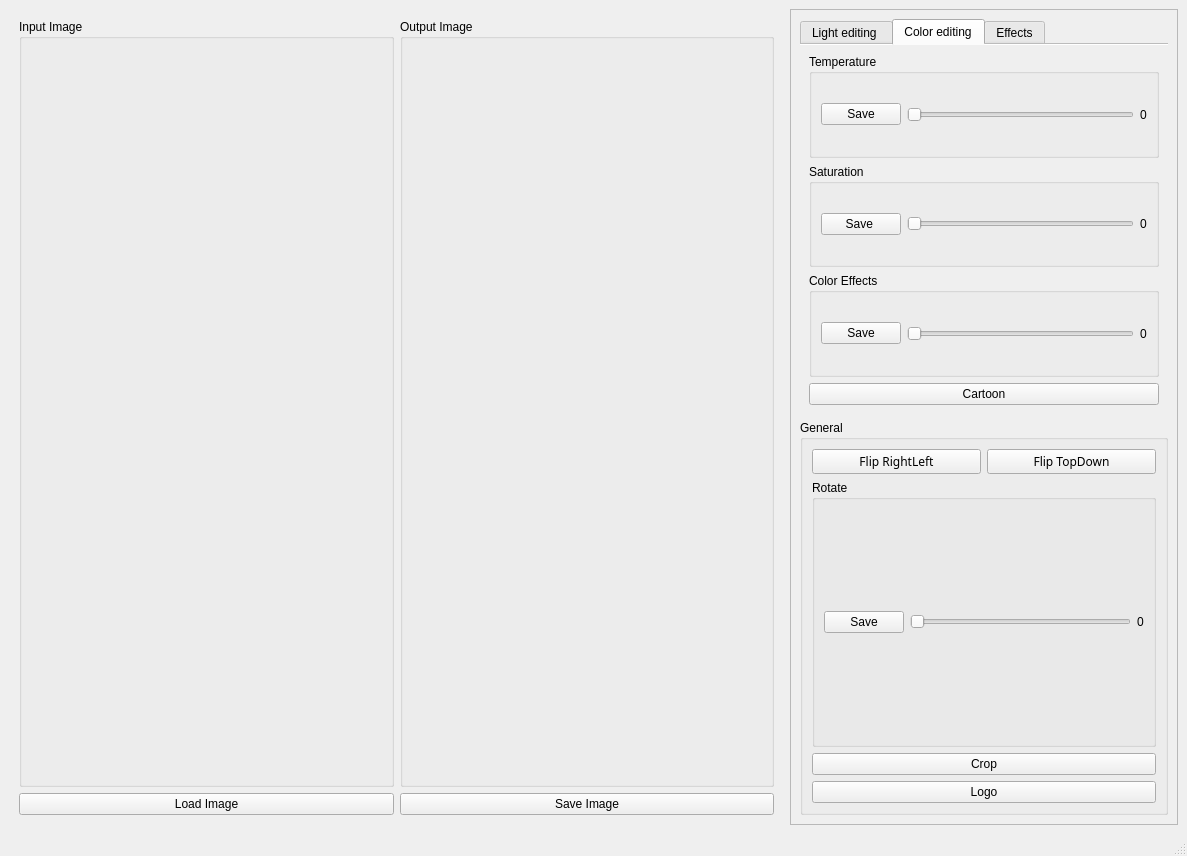
<?xml version="1.0" encoding="UTF-8"?>
<ui version="4.0">
 <class>MainWindow</class>
 <widget class="QMainWindow" name="MainWindow">
  <property name="geometry">
   <rect>
    <x>0</x>
    <y>0</y>
    <width>1187</width>
    <height>856</height>
   </rect>
  </property>
  <property name="windowTitle">
   <string>MainWindow</string>
  </property>
  <widget class="QWidget" name="centralwidget">
   <layout class="QHBoxLayout" name="horizontalLayout_8" stretch="2,1">
    <property name="sizeConstraint">
     <enum>QLayout::SetMaximumSize</enum>
    </property>
    <item>
     <layout class="QVBoxLayout" name="verticalLayout_2" stretch="1,0">
      <property name="sizeConstraint">
       <enum>QLayout::SetDefaultConstraint</enum>
      </property>
      <property name="leftMargin">
       <number>10</number>
      </property>
      <property name="topMargin">
       <number>10</number>
      </property>
      <property name="rightMargin">
       <number>10</number>
      </property>
      <property name="bottomMargin">
       <number>10</number>
      </property>
      <item>
       <layout class="QHBoxLayout" name="horizontalLayout">
        <item>
         <widget class="QGroupBox" name="groupBox">
          <property name="font">
           <font>
            <pointsize>9</pointsize>
           </font>
          </property>
          <property name="title">
           <string>Input Image</string>
          </property>
          <layout class="QVBoxLayout" name="verticalLayout_6">
           <item>
            <widget class="QLabel" name="inputimage">
             <property name="frameShape">
              <enum>QFrame::NoFrame</enum>
             </property>
             <property name="text">
              <string/>
             </property>
            </widget>
           </item>
          </layout>
         </widget>
        </item>
        <item>
         <widget class="QGroupBox" name="groupBox_2">
          <property name="font">
           <font>
            <pointsize>9</pointsize>
           </font>
          </property>
          <property name="title">
           <string>Output Image</string>
          </property>
          <layout class="QHBoxLayout" name="horizontalLayout_14">
           <item>
            <widget class="QLabel" name="outputimage">
             <property name="sizePolicy">
              <sizepolicy hsizetype="Preferred" vsizetype="Preferred">
               <horstretch>0</horstretch>
               <verstretch>0</verstretch>
              </sizepolicy>
             </property>
             <property name="frameShape">
              <enum>QFrame::NoFrame</enum>
             </property>
             <property name="text">
              <string/>
             </property>
             <property name="alignment">
              <set>Qt::AlignLeading|Qt::AlignLeft|Qt::AlignVCenter</set>
             </property>
            </widget>
           </item>
          </layout>
         </widget>
        </item>
       </layout>
      </item>
      <item>
       <layout class="QHBoxLayout" name="horizontalLayout_2">
        <item>
         <widget class="QPushButton" name="loadimage">
          <property name="font">
           <font>
            <pointsize>9</pointsize>
           </font>
          </property>
          <property name="text">
           <string>Load Image</string>
          </property>
         </widget>
        </item>
        <item>
         <widget class="QPushButton" name="saveimage">
          <property name="font">
           <font>
            <pointsize>9</pointsize>
           </font>
          </property>
          <property name="text">
           <string>Save Image</string>
          </property>
         </widget>
        </item>
       </layout>
      </item>
     </layout>
    </item>
    <item>
     <widget class="QFrame" name="frame">
      <property name="frameShape">
       <enum>QFrame::StyledPanel</enum>
      </property>
      <property name="frameShadow">
       <enum>QFrame::Raised</enum>
      </property>
      <layout class="QVBoxLayout" name="verticalLayout" stretch="1,1">
       <item>
        <widget class="QTabWidget" name="tabWidget">
         <property name="font">
          <font>
           <pointsize>9</pointsize>
          </font>
         </property>
         <property name="contextMenuPolicy">
          <enum>Qt::NoContextMenu</enum>
         </property>
         <property name="acceptDrops">
          <bool>false</bool>
         </property>
         <property name="autoFillBackground">
          <bool>false</bool>
         </property>
         <property name="currentIndex">
          <number>1</number>
         </property>
         <property name="documentMode">
          <bool>true</bool>
         </property>
         <property name="tabsClosable">
          <bool>false</bool>
         </property>
         <property name="tabBarAutoHide">
          <bool>false</bool>
         </property>
         <widget class="QWidget" name="tab">
          <attribute name="title">
           <string>Light editing </string>
          </attribute>
          <layout class="QVBoxLayout" name="verticalLayout_3">
           <item>
            <widget class="QGroupBox" name="groupBox_11">
             <property name="title">
              <string>Exposure</string>
             </property>
             <layout class="QHBoxLayout" name="horizontalLayout_21">
              <item>
               <layout class="QHBoxLayout" name="horizontalLayout_12">
                <item>
                 <widget class="QPushButton" name="exposure_pushButton">
                  <property name="text">
                   <string>Save</string>
                  </property>
                 </widget>
                </item>
                <item>
                 <widget class="QSlider" name="exposure">
                  <property name="orientation">
                   <enum>Qt::Horizontal</enum>
                  </property>
                 </widget>
                </item>
                <item>
                 <widget class="QLabel" name="label_2">
                  <property name="text">
                   <string>0</string>
                  </property>
                 </widget>
                </item>
               </layout>
              </item>
             </layout>
            </widget>
           </item>
           <item>
            <widget class="QGroupBox" name="groupBox_12">
             <property name="title">
              <string>Contrast</string>
             </property>
             <layout class="QHBoxLayout" name="horizontalLayout_22">
              <item>
               <layout class="QHBoxLayout" name="horizontalLayout_13">
                <item>
                 <widget class="QPushButton" name="contrast_pushButton">
                  <property name="text">
                   <string>Save </string>
                  </property>
                 </widget>
                </item>
                <item>
                 <widget class="QSlider" name="contrast">
                  <property name="orientation">
                   <enum>Qt::Horizontal</enum>
                  </property>
                 </widget>
                </item>
                <item>
                 <widget class="QLabel" name="contrat_label">
                  <property name="text">
                   <string>0</string>
                  </property>
                 </widget>
                </item>
               </layout>
              </item>
             </layout>
            </widget>
           </item>
          </layout>
         </widget>
         <widget class="QWidget" name="tab_3">
          <attribute name="title">
           <string>Color editing</string>
          </attribute>
          <layout class="QVBoxLayout" name="verticalLayout_4">
           <item>
            <widget class="QGroupBox" name="groupBox_4">
             <property name="title">
              <string>Temperature</string>
             </property>
             <layout class="QHBoxLayout" name="horizontalLayout_15">
              <item>
               <layout class="QHBoxLayout" name="horizontalLayout_7">
                <item>
                 <widget class="QPushButton" name="tempreture_pushButton">
                  <property name="text">
                   <string>Save</string>
                  </property>
                 </widget>
                </item>
                <item>
                 <widget class="QSlider" name="tempreture">
                  <property name="orientation">
                   <enum>Qt::Horizontal</enum>
                  </property>
                 </widget>
                </item>
                <item>
                 <widget class="QLabel" name="temp_label">
                  <property name="text">
                   <string>0</string>
                  </property>
                 </widget>
                </item>
               </layout>
              </item>
             </layout>
            </widget>
           </item>
           <item>
            <widget class="QGroupBox" name="groupBox_5">
             <property name="title">
              <string>Saturation</string>
             </property>
             <layout class="QHBoxLayout" name="horizontalLayout_16">
              <item>
               <layout class="QHBoxLayout" name="horizontalLayout_5">
                <item>
                 <widget class="QPushButton" name="saturation_pushButton">
                  <property name="text">
                   <string>Save </string>
                  </property>
                 </widget>
                </item>
                <item>
                 <widget class="QSlider" name="saturation">
                  <property name="orientation">
                   <enum>Qt::Horizontal</enum>
                  </property>
                 </widget>
                </item>
                <item>
                 <widget class="QLabel" name="sat_label">
                  <property name="text">
                   <string>0</string>
                  </property>
                 </widget>
                </item>
               </layout>
              </item>
             </layout>
            </widget>
           </item>
           <item>
            <widget class="QGroupBox" name="groupBox_6">
             <property name="title">
              <string>Color Effects</string>
             </property>
             <layout class="QVBoxLayout" name="verticalLayout_8">
              <item>
               <layout class="QHBoxLayout" name="horizontalLayout_6">
                <item>
                 <widget class="QPushButton" name="color_effects_pushButton">
                  <property name="text">
                   <string>Save</string>
                  </property>
                 </widget>
                </item>
                <item>
                 <widget class="QSlider" name="coloreffects">
                  <property name="orientation">
                   <enum>Qt::Horizontal</enum>
                  </property>
                 </widget>
                </item>
                <item>
                 <widget class="QLabel" name="label_4">
                  <property name="text">
                   <string>0</string>
                  </property>
                 </widget>
                </item>
               </layout>
              </item>
             </layout>
            </widget>
           </item>
           <item>
            <widget class="QPushButton" name="cartoon_pushButton">
             <property name="text">
              <string>Cartoon</string>
             </property>
            </widget>
           </item>
          </layout>
         </widget>
         <widget class="QWidget" name="tab_2">
          <attribute name="title">
           <string>Effects</string>
          </attribute>
          <layout class="QVBoxLayout" name="verticalLayout_5">
           <item>
            <widget class="QGroupBox" name="groupBox_8">
             <property name="title">
              <string>Sharpening</string>
             </property>
             <layout class="QHBoxLayout" name="horizontalLayout_18">
              <item>
               <layout class="QHBoxLayout" name="horizontalLayout_9">
                <item>
                 <widget class="QPushButton" name="sharpen_pushButton">
                  <property name="text">
                   <string>Save</string>
                  </property>
                 </widget>
                </item>
                <item>
                 <widget class="QSlider" name="sharpening">
                  <property name="orientation">
                   <enum>Qt::Horizontal</enum>
                  </property>
                 </widget>
                </item>
                <item>
                 <widget class="QLabel" name="sharp_label">
                  <property name="text">
                   <string>0</string>
                  </property>
                 </widget>
                </item>
               </layout>
              </item>
             </layout>
            </widget>
           </item>
           <item>
            <widget class="QGroupBox" name="groupBox_9">
             <property name="title">
              <string>Smoothing</string>
             </property>
             <layout class="QHBoxLayout" name="horizontalLayout_19">
              <item>
               <layout class="QHBoxLayout" name="horizontalLayout_10">
                <item>
                 <widget class="QPushButton" name="smoothing_pushButton">
                  <property name="text">
                   <string>Save</string>
                  </property>
                 </widget>
                </item>
                <item>
                 <widget class="QSlider" name="smoothing">
                  <property name="orientation">
                   <enum>Qt::Horizontal</enum>
                  </property>
                 </widget>
                </item>
                <item>
                 <widget class="QLabel" name="smooth_label">
                  <property name="text">
                   <string>0</string>
                  </property>
                 </widget>
                </item>
               </layout>
              </item>
             </layout>
            </widget>
           </item>
           <item>
            <widget class="QGroupBox" name="groupBox_10">
             <property name="title">
              <string>Vignette</string>
             </property>
             <layout class="QHBoxLayout" name="horizontalLayout_20">
              <item>
               <layout class="QHBoxLayout" name="horizontalLayout_11">
                <item>
                 <widget class="QPushButton" name="vignette_pushButton">
                  <property name="text">
                   <string>Save </string>
                  </property>
                 </widget>
                </item>
                <item>
                 <widget class="QSlider" name="vignette">
                  <property name="orientation">
                   <enum>Qt::Horizontal</enum>
                  </property>
                 </widget>
                </item>
                <item>
                 <widget class="QLabel" name="v_label">
                  <property name="text">
                   <string>0</string>
                  </property>
                 </widget>
                </item>
               </layout>
              </item>
             </layout>
            </widget>
           </item>
           <item>
            <widget class="QPushButton" name="BlackandWhite">
             <property name="font">
              <font>
               <pointsize>9</pointsize>
              </font>
             </property>
             <property name="text">
              <string>Black and White</string>
             </property>
            </widget>
           </item>
          </layout>
         </widget>
        </widget>
       </item>
       <item>
        <widget class="QGroupBox" name="groupBox_3">
         <property name="title">
          <string>General</string>
         </property>
         <layout class="QVBoxLayout" name="verticalLayout_7" stretch="1,0,1,1">
          <item>
           <layout class="QHBoxLayout" name="horizontalLayout_3">
            <item>
             <widget class="QPushButton" name="flip">
              <property name="font">
               <font>
                <family>MS Reference Sans Serif</family>
                <pointsize>9</pointsize>
               </font>
              </property>
              <property name="text">
               <string>Flip RightLeft</string>
              </property>
             </widget>
            </item>
            <item>
             <widget class="QPushButton" name="flip_top_down">
              <property name="font">
               <font>
                <family>MS Reference Sans Serif</family>
                <pointsize>9</pointsize>
               </font>
              </property>
              <property name="text">
               <string>Flip TopDown</string>
              </property>
             </widget>
            </item>
           </layout>
          </item>
          <item>
           <widget class="QGroupBox" name="groupBox_7">
            <property name="title">
             <string>Rotate</string>
            </property>
            <layout class="QHBoxLayout" name="horizontalLayout_17">
             <item>
              <layout class="QHBoxLayout" name="horizontalLayout_4">
               <item>
                <widget class="QPushButton" name="rotate_pushButton">
                 <property name="font">
                  <font>
                   <pointsize>9</pointsize>
                  </font>
                 </property>
                 <property name="text">
                  <string>Save</string>
                 </property>
                </widget>
               </item>
               <item>
                <widget class="QSlider" name="rotate">
                 <property name="orientation">
                  <enum>Qt::Horizontal</enum>
                 </property>
                </widget>
               </item>
               <item>
                <widget class="QLabel" name="label">
                 <property name="font">
                  <font>
                   <pointsize>9</pointsize>
                  </font>
                 </property>
                 <property name="text">
                  <string>0</string>
                 </property>
                </widget>
               </item>
              </layout>
             </item>
            </layout>
           </widget>
          </item>
          <item>
           <widget class="QPushButton" name="crop">
            <property name="font">
             <font>
              <pointsize>9</pointsize>
             </font>
            </property>
            <property name="text">
             <string>Crop</string>
            </property>
           </widget>
          </item>
          <item>
           <widget class="QPushButton" name="logo">
            <property name="font">
             <font>
              <pointsize>9</pointsize>
             </font>
            </property>
            <property name="text">
             <string>Logo</string>
            </property>
           </widget>
          </item>
         </layout>
        </widget>
       </item>
      </layout>
     </widget>
    </item>
   </layout>
  </widget>
  <widget class="QMenuBar" name="menubar">
   <property name="geometry">
    <rect>
     <x>0</x>
     <y>0</y>
     <width>1187</width>
     <height>26</height>
    </rect>
   </property>
  </widget>
  <widget class="QStatusBar" name="statusbar"/>
 </widget>
 <resources/>
 <connections/>
</ui>
